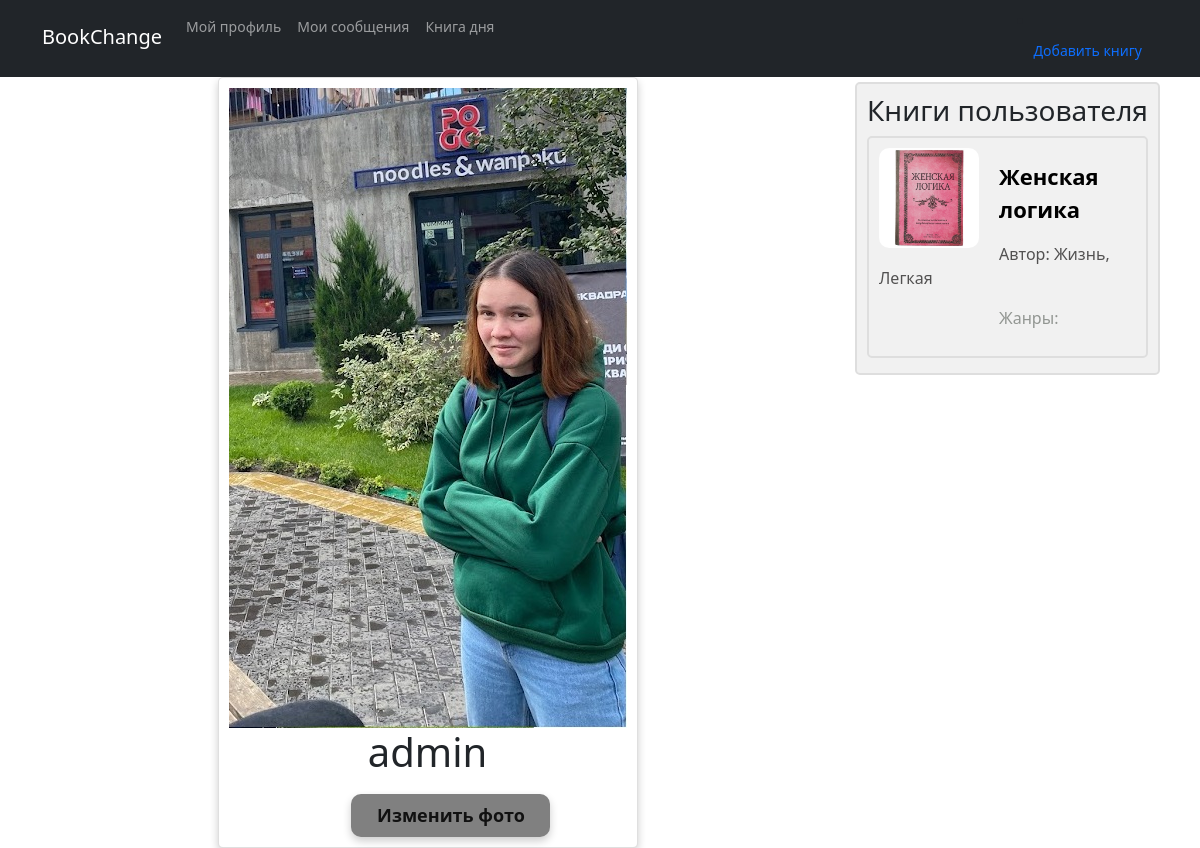
The app's page /profile/1 (signed in), older data.
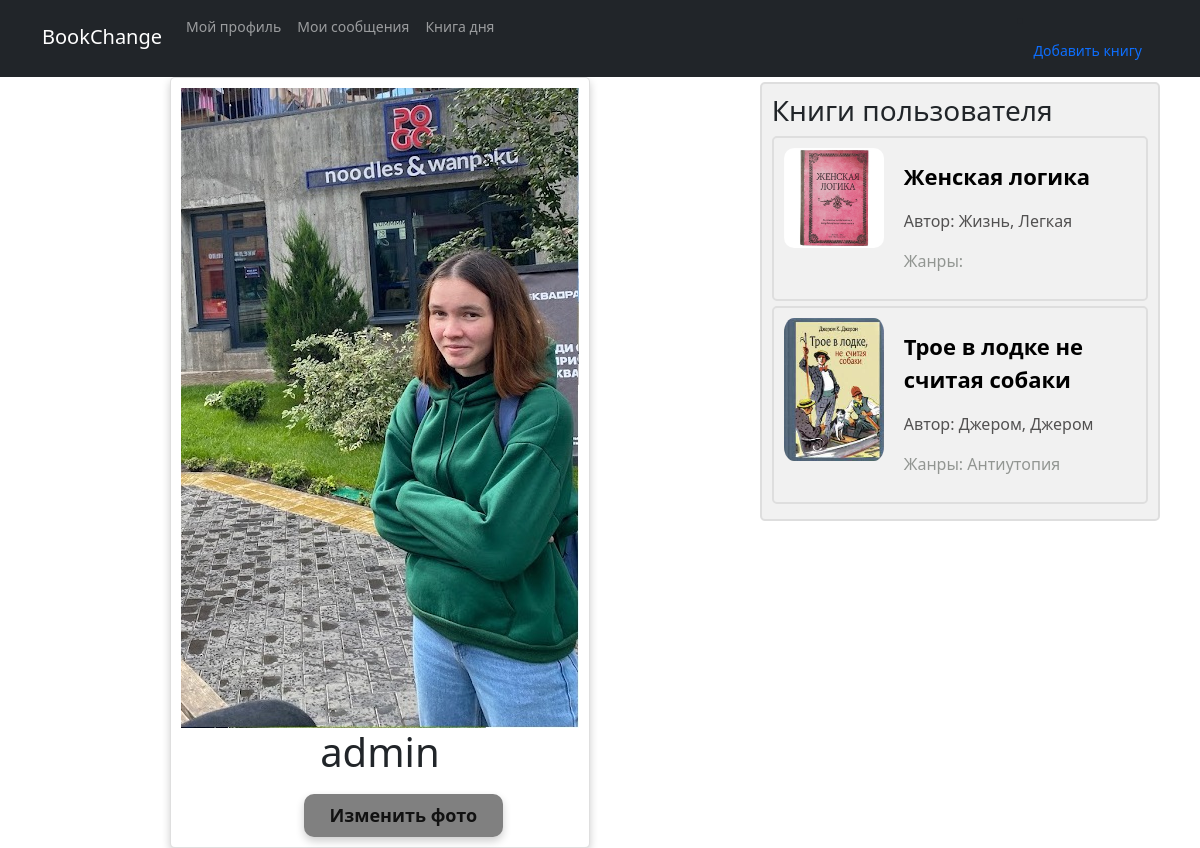
The same page, newer data.
### catalog/models.py (models this page shows, shortened)
class Book(models.Model):
    title = models.CharField('Название книги', max_length=50)
    author = models.ForeignKey(Author, on_delete=models.SET_NULL, null=True, verbose_name='Автор книги')
    summary = models.TextField('Краткое описание', max_length=1000, help_text="Опишите кратко книгу",
                               default=' ', blank=True)
    genre = models.ManyToManyField(Genre, blank=True, verbose_name='Жанры книги')
    owner = models.ForeignKey(User, on_delete=models.SET_NULL, null=True)
    image = models.ImageField(upload_to='img/books', blank=True, verbose_name='Фотография книги')
    review = models.ForeignKey(Review, on_delete=models.SET_NULL, null=True, blank=True)
    class Meta:
        verbose_name = 'Книга'
        verbose_name_plural = 'Книги'
        ordering = ['title']

class Author(models.Model):
    first_name = models.CharField(max_length=100)
    last_name = models.CharField(max_length=100)
    def __str__(self):
        return '%s, %s' % (self.last_name, self.first_name)
    class Meta:
        verbose_name = 'Автор'
        verbose_name_plural = 'Авторы'
        ordering = ['last_name']

class Genre(models.Model):
    genreName = models.CharField(max_length=30)
    class Meta:
        verbose_name = 'Жанр'
        verbose_name_plural = 'Жанры'
        ordering = ['genreName']

### catalog/views.py (the view)
# urls.py: path('profile/<int:pk>', login_required(views.profile), name='profile'),
def profile(request, pk):
    user = User.objects.get(id=pk)
    books = Book.objects.filter(owner_id=pk)
    try:
        profile = Profile.objects.get(user_id=pk)
        profile = profile.image.url
    except Profile.DoesNotExist:
        profile = "/media/img/profiles/default.jpg"
    return render(request, 'catalog/profile.html',
                  {'user': user, 'books': books, 'book_of_month': get_book_of_month(), 'profile': profile})

### catalog/views.py (called while the page is built)
def get_book_of_month():
    today = datetime.datetime.now()
    return BookOfMonth.objects.get(dayOfBook__year=today.year, dayOfBook__month=today.month)

### catalog/templates/catalog/profile.html (shortened to what this page needs)
{% extends 'catalog/index.html' %}
  {% block content %}
  <body>
       <div class="grid_user">
        <div class="card">
            <img src="{{MEDIA_URL}}{{ profile }}"
                 style="width: 100%"/>
            <h1>{{user.username}} </h1>
            <div class="button_profile"><button>Изменить фото</button></div>
        </div>
        <div class="container_book">
          <h3>Книги пользователя</h3>
            {% for book in books %}{% include 'catalog/book-item.html' with book_item=book %}{% endfor %}
        </div>
      </div>
  </body>
{% endblock %}

### catalog/templates/catalog/book-item.html
<div class="container_book">
                <img src="{{MEDIA_URL}}{{ book_item.image.url}}" alt="bookPuc"/>
                <p class="book_name"><a href="{% url 'catalog:book' book_item.id %}">{{ book_item.title }}</a></p>
                <p class="book_author">Автор: {{ book_item.author }}</p>
                <p class="book_genre"> Жанры:{% for g in book_item.genre.all %}
                                    {{ g.genreName }}
                                {% endfor %}</p>
            </div>

Row changes from the older to the newer data that the page shows:
added Book: image (picture), title "Трое в лодке не считая собаки", author "Джером, Джером"
now on this page (row unchanged): Genre: genreName "Антиутопия"
